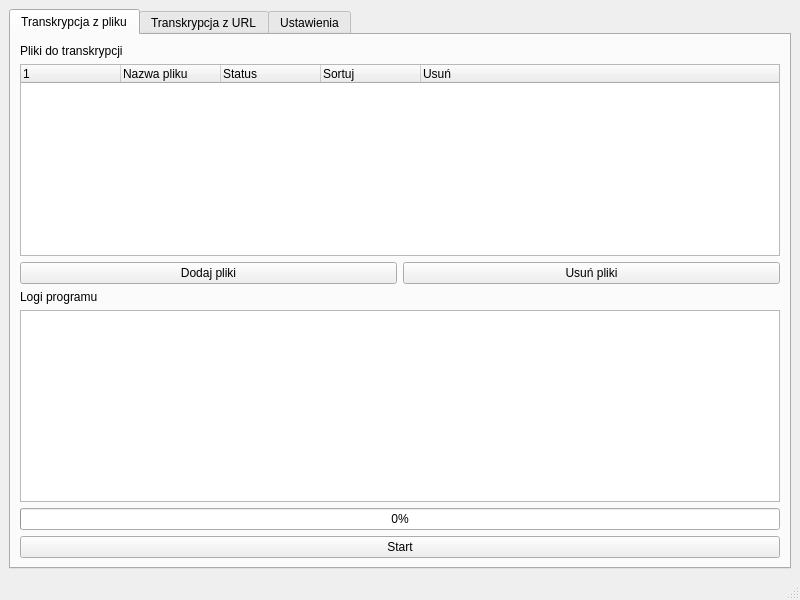
<?xml version="1.0" encoding="UTF-8"?>
<ui version="4.0">
 <class>MainWindow</class>
 <widget class="QMainWindow" name="MainWindow">
  <property name="geometry">
   <rect>
    <x>0</x>
    <y>0</y>
    <width>800</width>
    <height>600</height>
   </rect>
  </property>
  <property name="minimumSize">
   <size>
    <width>800</width>
    <height>600</height>
   </size>
  </property>
  <property name="windowTitle">
   <string>PySkryptor</string>
  </property>
  <widget class="QWidget" name="centralwidget">
   <layout class="QGridLayout" name="gridLayout">
    <item row="0" column="0">
     <widget class="QTabWidget" name="tabWidget">
      <property name="currentIndex">
       <number>0</number>
      </property>
      <widget class="QWidget" name="tab_files">
       <attribute name="title">
        <string>Transkrypcja z pliku</string>
       </attribute>
       <layout class="QGridLayout" name="gridLayout_files">
        <item row="6" column="0">
         <widget class="QPushButton" name="pushButton_startTranscription">
          <property name="sizePolicy">
           <sizepolicy hsizetype="Expanding" vsizetype="Fixed">
            <horstretch>0</horstretch>
            <verstretch>0</verstretch>
           </sizepolicy>
          </property>
          <property name="text">
           <string>Start</string>
          </property>
         </widget>
        </item>
        <item row="3" column="0">
         <widget class="QLabel" name="label_logs">
          <property name="text">
           <string>Logi programu</string>
          </property>
         </widget>
        </item>
        <item row="1" column="0">
         <widget class="QTreeWidget" name="treeWidget_fileList">
          <property name="sizePolicy">
           <sizepolicy hsizetype="Expanding" vsizetype="Expanding">
            <horstretch>0</horstretch>
            <verstretch>0</verstretch>
           </sizepolicy>
          </property>
          <property name="alternatingRowColors">
           <bool>true</bool>
          </property>
          <property name="rootIsDecorated">
           <bool>false</bool>
          </property>
          <property name="uniformRowHeights">
           <bool>true</bool>
          </property>
          <property name="itemsExpandable">
           <bool>false</bool>
          </property>
          <column>
           <property name="text">
            <string/>
           </property>
          </column>
          <column>
           <property name="text">
            <string>Nazwa pliku</string>
           </property>
          </column>
          <column>
           <property name="text">
            <string>Status</string>
           </property>
          </column>
          <column>
           <property name="text">
            <string>Sortuj</string>
           </property>
          </column>
          <column>
           <property name="text">
            <string>Usuń</string>
           </property>
          </column>
         </widget>
        </item>
        <item row="2" column="0">
         <layout class="QHBoxLayout" name="horizontalLayout_buttons">
          <item>
           <widget class="QPushButton" name="pushButton_addFiles">
            <property name="text">
             <string>Dodaj pliki</string>
            </property>
           </widget>
          </item>
          <item>
           <widget class="QPushButton" name="pushButton_openOutputFolder">
            <property name="text">
             <string>Usuń pliki</string>
            </property>
           </widget>
          </item>
         </layout>
        </item>
        <item row="5" column="0">
         <widget class="QProgressBar" name="progressBar">
          <property name="sizePolicy">
           <sizepolicy hsizetype="Expanding" vsizetype="Fixed">
            <horstretch>0</horstretch>
            <verstretch>0</verstretch>
           </sizepolicy>
          </property>
          <property name="value">
           <number>0</number>
          </property>
         </widget>
        </item>
        <item row="4" column="0">
         <widget class="QTextEdit" name="textEdit_programLogs">
          <property name="sizePolicy">
           <sizepolicy hsizetype="Expanding" vsizetype="Expanding">
            <horstretch>0</horstretch>
            <verstretch>0</verstretch>
           </sizepolicy>
          </property>
         </widget>
        </item>
        <item row="0" column="0">
         <widget class="QLabel" name="label_files">
          <property name="text">
           <string>Pliki do transkrypcji</string>
          </property>
         </widget>
        </item>
       </layout>
      </widget>
      <widget class="QWidget" name="tab_url">
       <attribute name="title">
        <string>Transkrypcja z URL</string>
       </attribute>
       <layout class="QVBoxLayout" name="verticalLayout_url"/>
      </widget>
      <widget class="QWidget" name="tab_settings">
       <attribute name="title">
        <string>Ustawienia</string>
       </attribute>
       <layout class="QVBoxLayout" name="verticalLayout_settings"/>
      </widget>
     </widget>
    </item>
   </layout>
  </widget>
  <widget class="QStatusBar" name="statusbar"/>
 </widget>
 <resources/>
 <connections/>
</ui>
